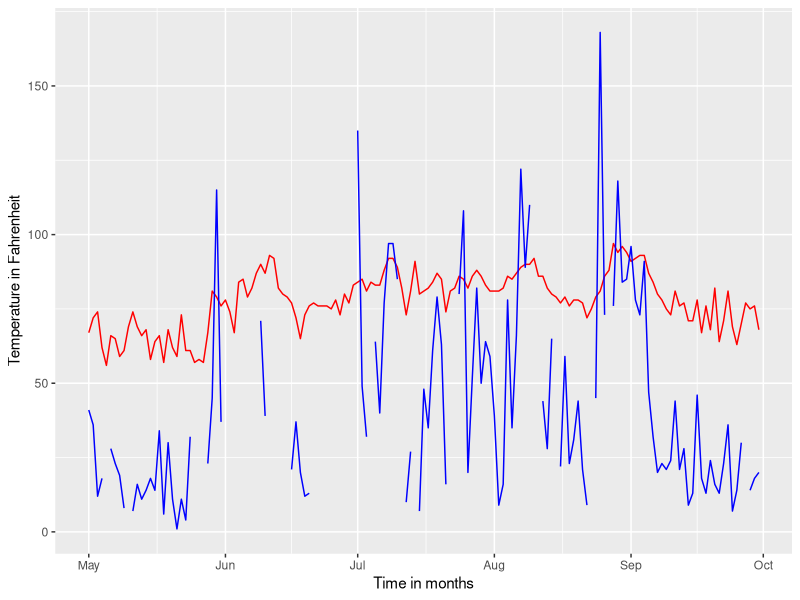
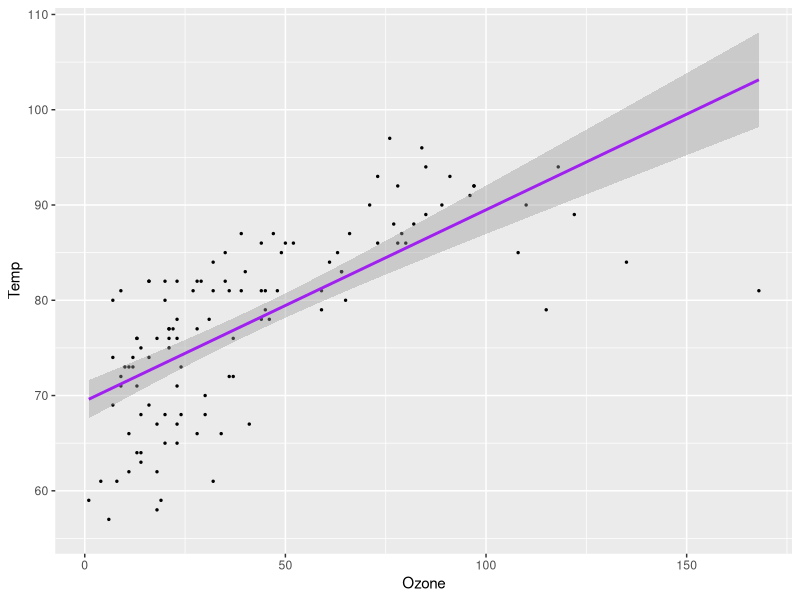
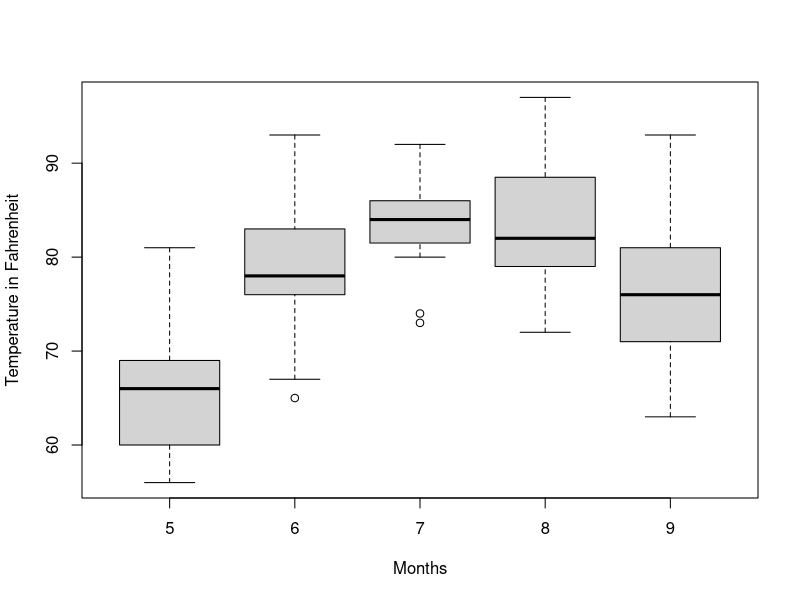

Here is the R script that generated these plots, in order:
## ---- chunk 1
library(ggplot2)
library(dplyr)
## ---- chunk 2
airquality1<-data.frame(airquality)
airquality1<-airquality1|>dplyr::mutate(timeaxis = as.Date(paste(day=airquality1$Day,airquality1$Month,sep="-"),"%d-%m"))
## ---- chunk 3
ggplot(data=airquality1, aes(x=timeaxis, y=Temp))+geom_line(size=0.5,color="red")+labs(x="Time in months",y="Temperature in Fahrenheit")+geom_line(aes(y=Ozone),size=0.5,color="blue")

## ---- chunk 4
lm_ozon_temp<-lm(data=airquality1,formula=airquality1$Ozone~airquality1$Temp)
summary(lm_ozon_temp)
## ---- chunk 5
ggplot(data=airquality1,aes(x=Ozone,y=Temp))+
  geom_point(size=0.5)+
  geom_smooth(method="lm", color="purple")
## ---- chunk 6
boxplot(airquality1$Temp~airquality1$Month,data=airquality1,xlab="Months",ylab="Temperature in Fahrenheit")
